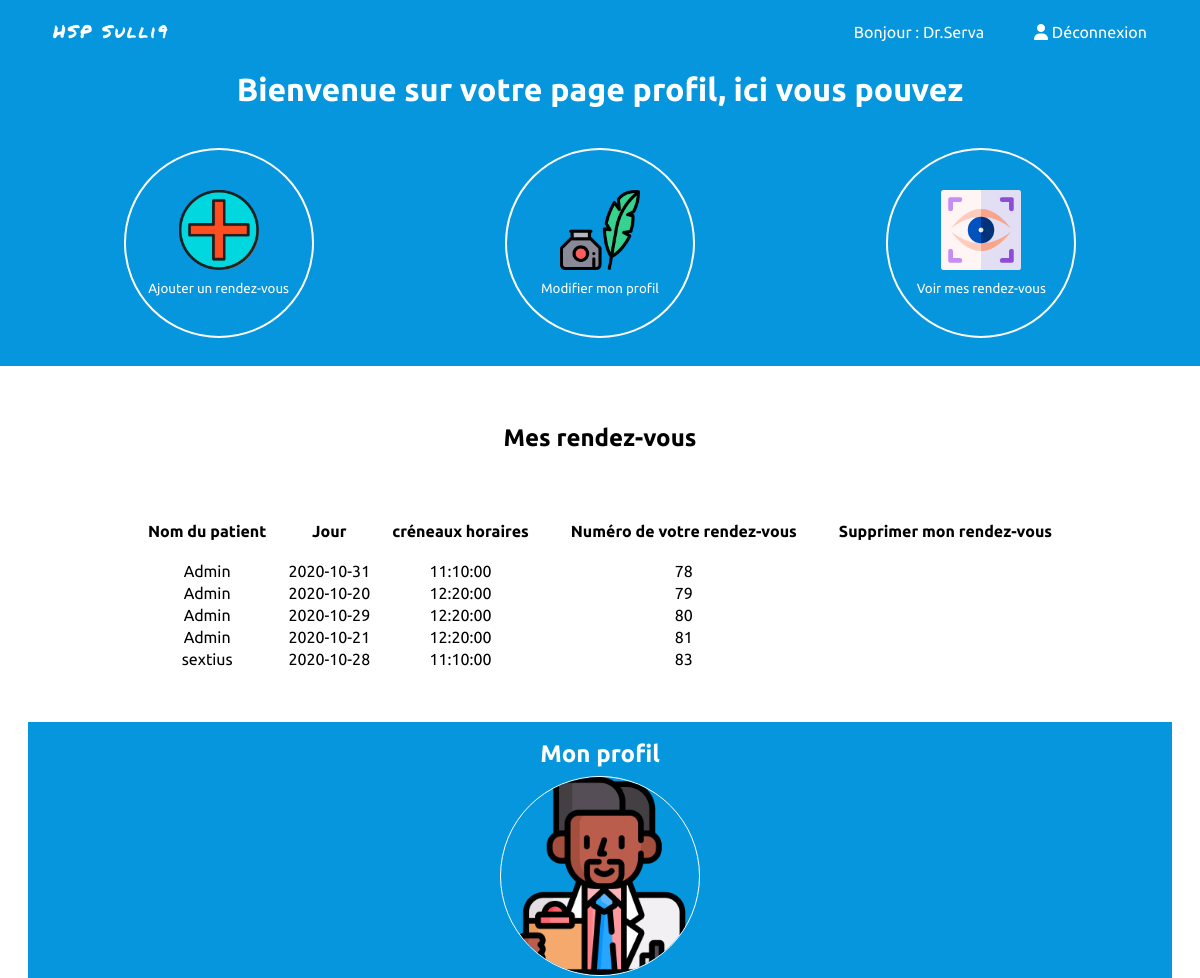
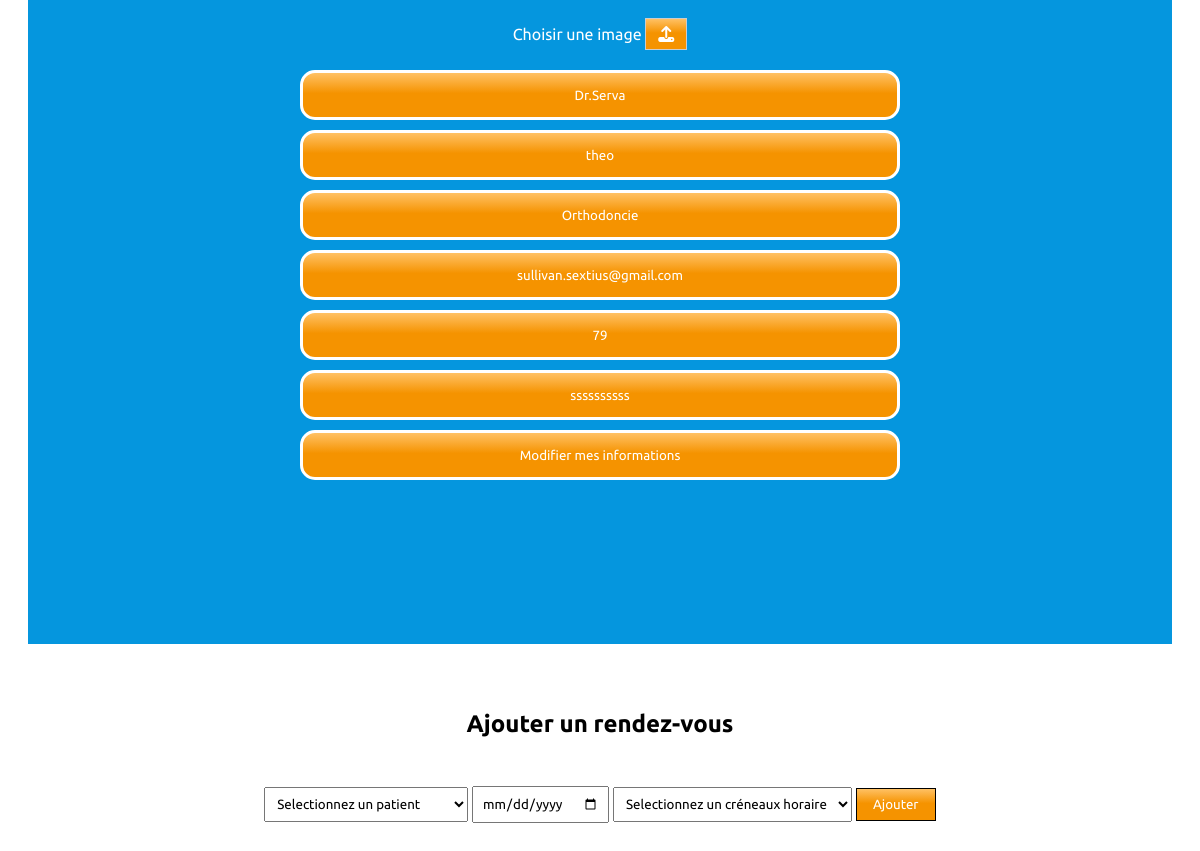
The app's page /view/index_medecin.php (signed in) with its own data (2 pictures, top to bottom).
### tables this page shows
CREATE TABLE `rdv` (
  `id` int(11) NOT NULL,
  `id_medecin` int(11) NOT NULL,
  `id_user` int(11) NOT NULL,
  `date` date NOT NULL,
  `heure` time NOT NULL,
  `nom_medecin` varchar(40) NOT NULL,
  `nom_patient` varchar(40) NOT NULL
);

CREATE TABLE `medecin` (
  `id` int(11) NOT NULL,
  `nom` varchar(40) NOT NULL,
  `prenom` varchar(40) NOT NULL,
  `departement` varchar(40) NOT NULL,
  `specialite` varchar(40) NOT NULL,
  `mail` varchar(40) NOT NULL,
  `mdp` varchar(40) NOT NULL,
  `image_profil` text NOT NULL
);

### view/index_medecin.php (the view, shortened to what this page needs)
<!DOCTYPE html>
<html lang="fr">
<head>
    <link rel="stylesheet" href="../css/style_interface_medecin.css">
</head>
<body>
<?php
include "../include/header_medecin.php";
$manager = new Manager();
$db = $manager->connexion_bd();
$id_medecin = $_SESSION['id_medecin'];
$affiche_information_patient = "SELECT nom_patient,date,heure,id from rdv Where id_medecin='$id_medecin'";
$request_patient = $db->query($affiche_information_patient);
$information_patient= $request_patient->fetchall();
?>
    <div class="panel-section">
        <div class="container">
            <h1>Bienvenue sur votre page profil, ici vous pouvez</h1>
            <div class="managment-button">
                <a href="#new-app"><button id="add-appointments">
                    <img src="../img/add.png" alt="">
                    <p>Ajouter un rendez-vous</p>
                </button></a>
                <a href="#account-title"><button id="m-account">
                    <img src="../img/feather-pen.png" alt="">
                    <p>Modifier mon profil</p>
                </button></a>
                <a href="#my-appointments"><button id="see-appointments">
                    <img src="../img/eye-scan.png" alt="">
                    <p>Voir mes rendez-vous</p>
                </button></a>
            </div>
        </div>
    </div>
    <div class="container">
        <h1 id="my-appointments">Mes rendez-vous</h1>
        <div class="my-appointments">
            <div class="names">
              <table>
                <tr>
            <th>Nom du patient</th>
            <th>Jour</th>
            <th>créneaux horaires</th>
            <th>Numéro de votre rendez-vous</th>
            <th>Supprimer mon rendez-vous</th>
          </tr>
            <tr>
          <?php
          for ($i=0; $i < count($information_patient); $i++) {
            foreach (array_unique($information_patient[$i]) as $key => $value) {?>
          <td><?php echo $value;?></td>
          <?php   }
        }
           ?>
           </tr>
          </table>
        </div>
    </div>
<?php
$affiche_information_medecin = "SELECT nom,prenom,specialite,mail,departement,mdp from medecin Where id='$id_medecin'";
$request_medecin = $db->query($affiche_information_medecin);
$information_medecin = $request_medecin->fetchall();
 ?>
    <div class="account-part">
        <div class="container">
            <h1 id="account-title">Mon profil</h1>
            <div class="profil">
                <div class="images">
<?php
$affiche_information_image = "SELECT image_profil from medecin Where id='$id_medecin'";
$request_image = $db->query($affiche_information_image);
$information_image = $request_image->fetchall();
for ($i=0; $i < count($information_image); $i++) {
  foreach (array_unique($information_image[$i]) as $key => $value) {?>
                    <img src="../img/images_profils/<?php echo $value;?>" alt="">
          <?php         }
                }
                 ?>
                </div>
                  <form name="formulaire" enctype="multipart/form-data" class="form" method="post" action="../traitement/traitement_modification.php">
                    <label for="file" class="label-file">Choisir une image</label>
                    <label class="custom-file-upload"><i class="fas fa-upload"></i>
                    </label>
                    <?php for ($i=0; $i < count($information_medecin); $i++) {?>
                      <?php foreach (array_unique($information_medecin[$i]) as $key => $value){?>
                              <input name="<?php echo $key; ?>" value="<?php echo $value;?>" type="text" id="input" placeholder="<?php echo ucfirst($key); ?> : <?php echo ucfirst($value);?>"></input>
                            <?php }?>
<?php } ?>
                    <input type="submit" value="Modifier mes informations" ></input>
                  </form>
            </div>
        </div>
    </div>
    <div class="container">
        <h1 id="new-app">Ajouter un rendez-vous</h1>
        <div class="new-app-section">
            <div class="new-appointments">
              <form action="../traitement/traitement_ajout_rdv.php" method="post">
                <select name="nom_patient" id="">
                    <option >Selectionnez un patient</option>
                </select>
                <input type="date" name="date">
                <select name="heure" id="">
                    <option >Selectionnez un créneaux horaire</option>
                </select>
                <input type="submit" value="Ajouter">
              </form>
            </div>
        </div>
    </div>
</body>
</html>

### include/header_medecin.php (shortened to what this page needs)
<!DOCTYPE html>
<html lang="en" dir="ltr">
  <head>
  </head>
  <body>
    <div class="header">
        <div class="container">
            <div class="navbar">
                <div id="logo"><a href="">HSP Sulli9</a></div>
                <div id="links">
                    <ul>
                        <li id="presentation">Bonjour : <?php echo $_SESSION['nom_medecin']  ?></li>
                        <li id="deconnection"><i class="fas fa-user"></i> <a href="../traitement/traitement_deconnexion.php">Déconnexion</a></li>
                    </ul>
                </div>
            </div>
        </div>
    </div>
  </body>
</html>

### css/style_interface_medecin.css (style rules this page uses)
* { margin: 0; padding: 0; box-sizing: border-box; font-family: 'Ubuntu', sans-serif; }
html { scroll-behavior: smooth; }
.form { height:400px; color:#fff; }
input { margin-top: 20px; }
table { display:flex; justify-content: center; align-items: center; }
table tr th { padding:20px; }
.form input { cursor: pointer; display: flex; justify-content: center; align-items: center; text-align: center; background: linear-gradient(180deg, #ffc164 0%, #f59300 46.12%, #f59300 97.02%); border: linear-gradient(180deg, #ffc164 0%, #f59300 46.12%, #f59300 97.02%); width:600px; height:50px; border:3px solid #fff; border-radius: 15px; margin-bottom: -10px; color:#fff; }
select { color:#000000; }
.custom-file-upload { margin-top: 20px; background: linear-gradient(180deg, #ffc164 0%, #f59300 46.12%, #f59300 97.02%); border: 1px solid #ccc; display: inline-block; padding: 6px 12px; cursor: pointer; }
#input::placeholder { color: #fff; }
input[type="submit"] { color:#fff; }
.header { background: #0596de; height: auto; }
.container { padding-right: 28px; padding-left: 28px; padding-top: 18px; margin-right: auto; margin-left: auto; }
.navbar { display: flex; justify-content: space-between; align-items: center; padding-bottom: 8px; }
ul { list-style: none; }
li { width: auto; margin: 0 25px; }
.navbar ul { display: inline-flex; justify-content: flex-end; }
.navbar #logo a { text-decoration: none; margin-left: 25px; color: white; font-family: 'Permanent Marker', cursive; font-size: 18px; letter-spacing: 2px; }
li a { text-decoration: none; color: white; }
li#presentation { color: white; }
li#deconnection i { color: white; }
.panel-section { height: auto; background: #0596de; }
.panel-section h1 { text-align: center; margin-bottom: 40px; color: white; }
.panel-section .managment-button { display: flex; flex-flow: row wrap; justify-content: space-around; text-align: center; }
.panel-section .managment-button button { width: 190px; height: 190px; border-radius: 50%; cursor: pointer; border: 2px solid white; background-color: #0596de; margin-bottom: 28px; }
.panel-section .managment-button img { width: 80px; height: 80px; }
.panel-section .managment-button p { margin-top: 8px; color: white; }
h1#my-appointments { margin-top: 40px; text-align: center; font-size: 24px; }
.my-appointments { margin-top: 40px; margin-bottom: 40px; display: flex; flex-direction: row; width: auto; padding: 8px; justify-content: space-around; text-align: center; }
.account-part { height:900px; background: #0596de; margin-bottom: 30px; padding-bottom: 18px; }
h1#account-title { margin-top: 0px; text-align: center; font-size: 24px; color: white; }
.profil { text-align: center; display: flex; flex-flow: column wrap; align-items: center; margin-top: 8px; }
.profil .images { width: 200px; height: 200px; border-radius: 50%; }
.profil .images img { width: 100%; height: 100%; border-radius: 50%; border: 1px solid white; }
h1#new-app { margin-top: 18px; text-align: center; font-size: 24px; }
.new-app-section { margin-top: 28px; display: flex; flex-flow: row wrap; margin-bottom: 40px; justify-content: center; }
.new-app-section input { padding: 8px; }
.new-app-section select { padding: 8px; }
.new-app-section input[type=submit] { background: linear-gradient(180deg, #ffc164 0%, #f59300 46.12%, #f59300 97.02%); border: 1px solid black; color: white; cursor: pointer; width: 80px; }

### records on screen
rdv: nom_patient "Admin", date "2020-10-31", heure "11:10:00", id "78"
rdv: nom_patient "Admin", date "2020-10-20", heure "12:20:00", id "79"
rdv: nom_patient "Admin", date "2020-10-29", heure "12:20:00", id "80"
rdv: nom_patient "Admin", date "2020-10-21", heure "12:20:00", id "81"
rdv: nom_patient "sextius", date "2020-10-28", heure "11:10:00", id "83"
medecin: nom "Dr.Serva", prenom "theo", specialite "Orthodoncie", mail "sullivan.sextius@gmail.com", departement "79", mdp "ssssssssss"

### other values on screen
$_SESSION['nom_medecin'] "Dr.Serva"
